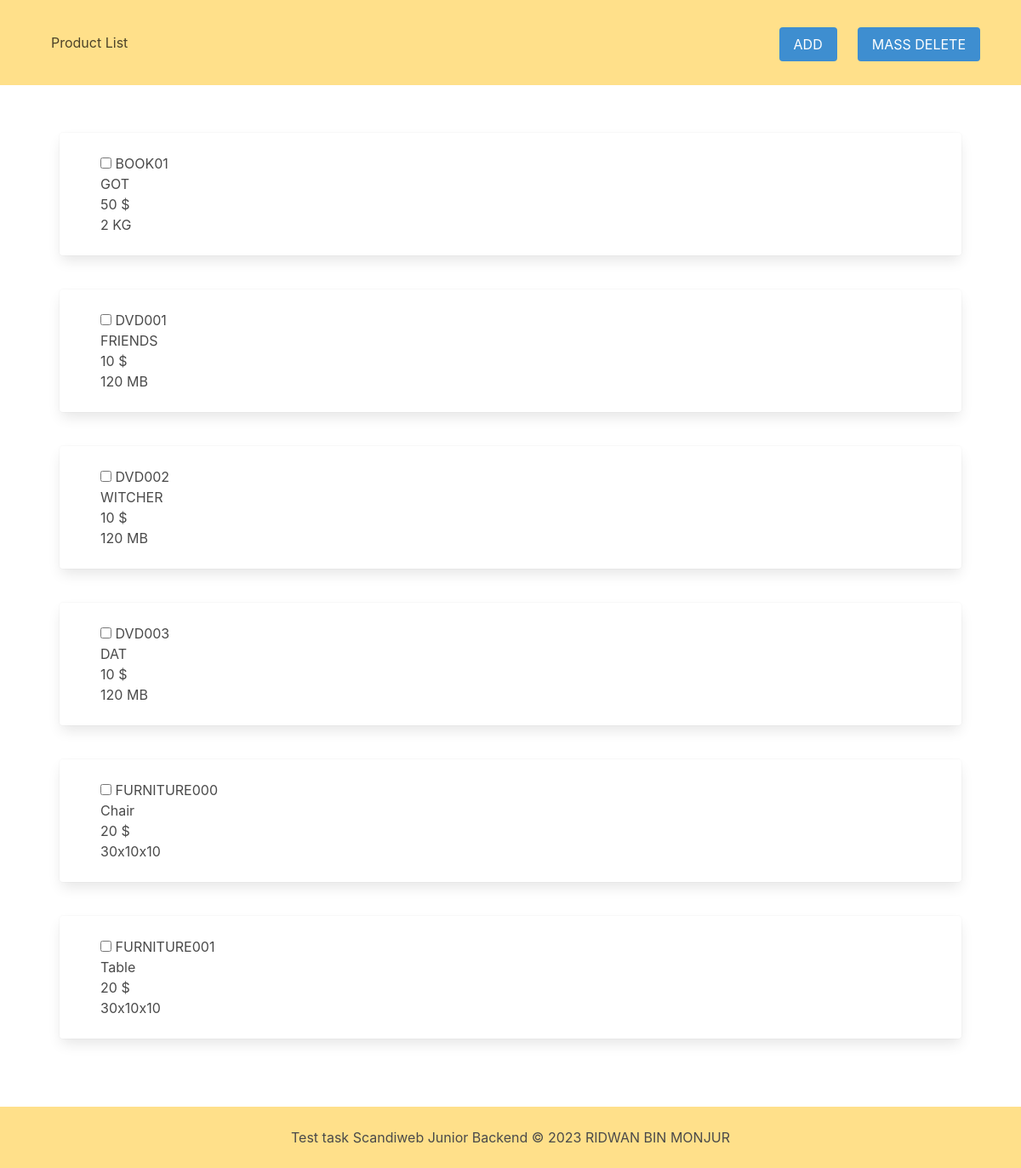
The page / on the database its author committed.
### tables this page shows
CREATE TABLE `product` (
  `sku` varchar(255) NOT NULL,
  `name` varchar(255) NOT NULL,
  `price` float NOT NULL,
  `type` varchar(25) NOT NULL,
  `attribute` varchar(25) NOT NULL
);

### core/utility/getPattern.php (called while the page is built, shortened)
<?php
if (!function_exists('getBaseUrl')):
    function getBaseUrl()
    {
        $cwd = getcwd();
        $strPos = strrpos($cwd, "/htdocs/");
        $length = 8;
        $xamppDirName = substr($cwd, $strPos + $length);
        $isLocalHost = $_ENV["localhostXampp"] == "true";
        $CurPageURL =  ($isLocalHost) ? getProtocol() . $_SERVER['HTTP_HOST'] . "/"  .$xamppDirName : getProtocol() . $_SERVER['HTTP_HOST'] ;
        return $CurPageURL;
    }
endif;
function getProtocol()
{
    $protocol = ((!empty($_SERVER['HTTPS']) && $_SERVER['HTTPS'] != 'off') || $_SERVER['SERVER_PORT'] == 443) ? "https://" : "http://";
    return $protocol;
}
if (!function_exists('compareTwoUrls')):
    function compareTwoUrls($route, $routeTemplate)
    {
        $route = rtrim($route, "/");
        $routeTemplate = rtrim($routeTemplate, "/");
        $_SAMPLE_ROUTE = "http://google.org";
        $route = $_SAMPLE_ROUTE . $route;
        $routeTemplate = $_SAMPLE_ROUTE . $routeTemplate;
        $posAsterisk = strpos($routeTemplate, '*');
        $routeParsed = parse_url($route);
        $routeTemplateParsed = parse_url($routeTemplate);
        $routeUrlPathLists = array_key_exists("path", $routeParsed) ? explode("/", $routeParsed["path"]) : [];
        $routeTemplatePathLists = array_key_exists("path", $routeTemplateParsed) ? explode("/", $routeTemplateParsed["path"]) : [];
        $isSameNumberOfPathLists = sizeof($routeUrlPathLists) === sizeof($routeTemplatePathLists);
        $urlParams = [];
        if ($isSameNumberOfPathLists):
            return array("urlParams" => $urlParams, "matches" => true);
        else:
            return array("urlParams" => null, "matches" => false);
        endif;
    }
endif;

### core/framework/Controller.php (called while the page is built, shortened)
<?php
class Controller
{
    public function view($view, $data = "")
    {
        require("app/views/$view");
    }
}

### app/controllers/ProductController.php (called while the page is built, shortened)
<?php
class ProductController extends Controller
{
    static public function index()
    {
        try {
            $data = Product::find(["orderBy" => "sku"]);
            (new self)->view("home/index.php", $data);
        } catch (\Exception $error) {
            die($error);
        }
    }
}

### app/routes/routes.php (called while the page is built, shortened)
<?php
require_once  realpath(".") . '/app/' . 'controllers/ProductController.php';
$router = new Router();
try{
    $router->get('/', 'ProductController@index');
}
catch (\Exception $e){
    die ('Message: ' .$e->getMessage());
}

### index.php (called while the page is built, shortened)
<?php
require_once 'app/models/Product.php';
require_once 'app/routes/routes.php';

### core/framework/Orm.php (called while the page is built, shortened)
<?php
class Orm
{
    static protected $db;
    static protected $table;
    static protected $class;
    public static function init()
    {
        $host = $_ENV['HOST'];
        $db = $_ENV['DB'];
        $user = $_ENV['USER'];
        $password = $_ENV['PASSWORD'];
        $dsn = "mysql:host=$host;dbname=$db;charset=UTF8";
        try {
            $options = [PDO::ATTR_ERRMODE => PDO::ERRMODE_EXCEPTION];
            self::$db = new PDO($dsn, $user, $password, $options);
        } catch (PDOException $error) {
            throw $error;
        }
    }
    public function __construct($table, $class = "")
    {
        self::$table = $table;
        self::$class = ucfirst($class);
    }
    public static function find($params = [])
    {
        $table = self::$table;
        if (empty($params) && array_key_exists("orderBy", $params)) {
            $sql = "SELECT * FROM  $table;";
        } else  {
            $orderBy = $params['orderBy'];
            $sql = "SELECT * FROM  $table ORDER BY $orderBy ASC;";
        }
        try {
            $stmt = self::$db->prepare($sql);
            $stmt->setFetchMode(PDO::FETCH_CLASS | PDO::FETCH_PROPS_LATE, self::$class);
            $stmt->execute();
            $results = $stmt->fetchAll();
            return $results;
        } catch (PDOException $error) {
            throw $error;
        }
    }
}

### app/models/Product.php (called while the page is built, shortened)
<?php
abstract class Product extends Model
{
    protected $name;
    protected $price;
    protected $sku;
    protected $attribute;
    public function getName()
    {
        return $this->name;
    }
    public function getPrice()
    {
        return $this->price;
    }
    public function getSku()
    {
        return $this->sku;
    }
    public function getAttribute()
    {
        return $this->attribute;
    }
}

### app/views/home/index.php (the view, shortened to what this page needs)
<?php require_once(dirname(__FILE__) . "/../layouts/header.php"); ?>
<body>
    <?php
    $baseUrl = getBaseUrl();
    ?>
    <nav class="navbar is-warning py-5">
        <div class="navbar-brand px-5 mx-5">
            <a class="navbar-item" href="<?= $baseUrl ?>">
                Product List
            </a>
        </div>
        <div id="navMenubd-example" class="navbar-menu mx-5 mt-2 px-5 has-background-warning is-shadowless">
            <div class="navbar-end">
                <button onclick="window.location.href='<?php echo $_SERVER['REQUEST_URI']; ?>addProduct'" type="button"
                    class="button are-large is-info mx-5">ADD
                </button>
                <button type="submit" id="delete-product-btn" type="submit" form="delete_form"
                    class="button are-large is-info is-hidden-touch">MASS DELETE
                </button>
            </div>
        </div>
    </nav>
    <main id="body">
        <div>
            <form id="delete_form" action="<?php echo $_SERVER['REQUEST_URI']; ?>deleteProduct" method="POST"
                class="py-5 mx-5" onsubmit="deleteForm(event);">
                <div class="row py-5 px-5">
                    <?php foreach ($data as $index => $product): ?>
                        <div class="col-12-sm col-4 is-one-quarter-widescreen">
                            <div class="card px-5 mb-5">
                                <div class="card-content">
                                    <label class="checkbox">
                                        <input type="checkbox" name="sku[]" value="<?= $product->getSku() ?>"
                                            class="delete-checkbox">
                                        <span>
                                            <?= $product->getSku() ?>
                                        </span>
                                    </label>
                                    <div class="">
                                        <p class="">
                                            <?= $product->getName() ?>
                                        </p>
                                        <p class="">
                                            <?= $product->getPrice() ?> $
                                        </p>
                                        <p class="">
                                            <?= $product->getAttribute() ?>
                                    </div>
                                </div>
                            </div>
                        </div>
                    <?php endforeach; ?>
                </div>
            </form>
        </div>
    </main>
    <?php require_once(dirname(__FILE__) . "/../layouts/footer.php"); ?>

### core/framework/Router.php (shortened to what this page needs)
<?php
class Router
{
    private $found;
    public function __construct()
    {
        $this->found = false;
    }
    public function get($routeName, $controllerName)
    {
        if ($this->found)
            return;
        if ($_SERVER['REQUEST_METHOD'] === 'GET'):
            $this->callController($routeName, $controllerName);
        endif;
    }
    public function callController($routeName, $controllerName)
    {
        $request = $_SERVER['REQUEST_URI'];
        $request = str_replace('/scandiweb-test', '', $request);
        $comparison = compareTwoUrls($request, $routeName);
        $matches = $comparison["matches"];
        if ($matches) {
            $this->found = true;
            $arr = explode('@', $controllerName);
            call_user_func($arr, $controllerName);
        }
    }
}

### app/views/layouts/header.php (shortened to what this page needs)
<!DOCTYPE html>
<html lang="en">
<head>
    <link rel="stylesheet" href="assets/css/bulma.min.css">
    <link rel="stylesheet" href="assets/css/main.css">
    <link rel="stylesheet" href="assets/css/grid.min.css">
</head>

### app/views/layouts/footer.php
<footer class="footer py-5 has-background-warning">
    <div class="content has-text-centered">
        Test task Scandiweb Junior Backend © 2023 RIDWAN BIN MONJUR
    </div>
</footer>
</body>

### assets/css/main.css (style rules this page uses)
body { display: flex; min-height: 100vh; flex-direction: column; }
main { flex: 1 0 auto; }

### rows shown on the page
product: sku "BOOK01", name "GOT", price "50", attribute "2 KG"
product: sku "DVD001", name "FRIENDS", price "10", attribute "120 MB"
product: sku "DVD002", name "WITCHER", price "10", attribute "120 MB"
product: sku "DVD003", name "DAT", price "10", attribute "120 MB"
product: sku "FURNITURE000", name "Chair", price "20", attribute "30x10x10"
product: sku "FURNITURE001", name "Table", price "20", attribute "30x10x10"
